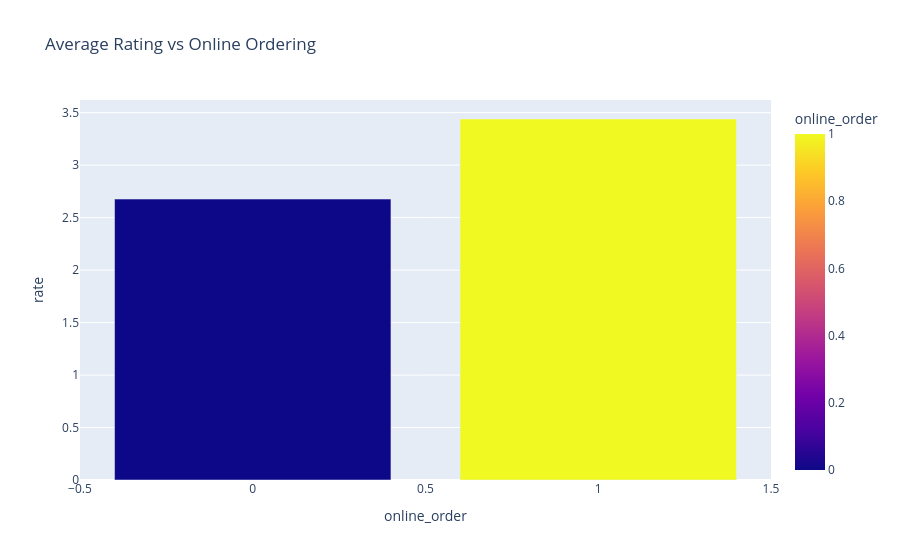

The notebook cell saved with this chart:
### Code cell
# 5. Do restaurants with online ordering have higher ratings?

avg_rating = df.groupby(["online_order"])["rate"].mean().reset_index()

px.bar(
    avg_rating,
    x="online_order",
    y="rate",
    color="online_order",
    title="Average Rating vs Online Ordering",
).show()

### Figure 1 — Plotly figure (JSON) as saved in the notebook; plotly's stock layout.template omitted (floating-point values rounded to 4 significant figures)
{"data": [{"hovertemplate": "online_order=%{marker.color}<br>rate=%{y}<extra></extra>", "legendgroup": "", "marker": {"color": [0, 1], "coloraxis": "coloraxis", "pattern": {"shape": ""}}, "name": "", "orientation": "v", "showlegend": false, "textposition": "auto", "type": "bar", "x": [0, 1], "xaxis": "x", "y": [2.677, 3.44], "yaxis": "y"}], "layout": {"barmode": "relative", "coloraxis": {"colorbar": {"title": {"text": "online_order"}}, "colorscale": [[0, "#0d0887"], [0.1111, "#46039f"], [0.2222, "#7201a8"], [0.3333, "#9c179e"], [0.4444, "#bd3786"], [0.5556, "#d8576b"], [0.6667, "#ed7953"], [0.7778, "#fb9f3a"], [0.8889, "#fdca26"], [1, "#f0f921"]]}, "legend": {"tracegroupgap": 0}, "title": {"text": "Average Rating vs Online Ordering"}, "xaxis": {"anchor": "y", "domain": [0, 1], "title": {"text": "online_order"}}, "yaxis": {"anchor": "x", "domain": [0, 1], "title": {"text": "rate"}}}}
